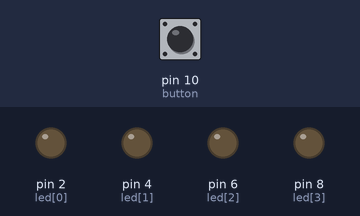
Recording of a sketch running on a simulated Arduino Uno, built with avr-gcc and run on an emulated ATmega328P. Parts: output pins drawn as LEDs (lit = HIGH). Dashed ring = blinking. The inputs (shaded band) are chosen by the test bench; at power-on: pin 10 (button) LOW.

Above: at 1.2 s.
1.3 s: pin 10 (button) pulled HIGH for 0.15 s
At 1.45 s:
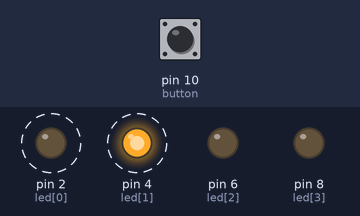
At 1.85 s:
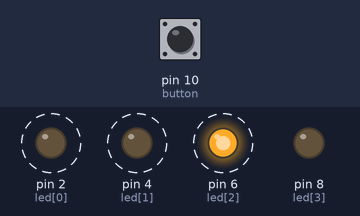
4.3 s: pin 10 (button) pulled HIGH for 3.2 s
At 4.7 s:
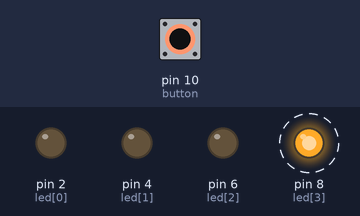
Timing chart, 0 to 9.0 s (numbered marks = the images above; inputs shaded):
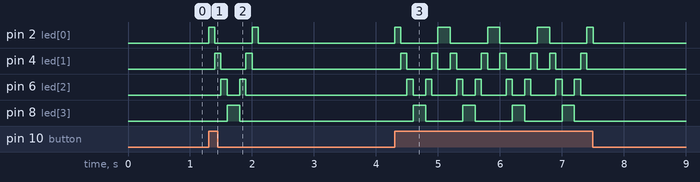

The sketch:

spinning_snowflakes.ino
```cpp
// Global Variables
const int led[4] = {2, 4, 6, 8}; // 4 Led snowflakes - blue, white, blue, white
const int button = 10; // on and off switch

// initial state of switch  = low
int buttonState = 0;

void setup() {
  for (int num = 0; num < 4; num+=1) {
    pinMode(led[num], OUTPUT);
  }
  pinMode(button, INPUT);
}
void loop() {
  // checking on/off switch state
  buttonState = digitalRead(button);

  if (buttonState == HIGH) {
    // loops forward through leds
    for(int forward = 0; forward < 4; forward+=1) {
      digitalWrite(led[forward], HIGH);
      delay(100);
      digitalWrite(led[forward], LOW);
    }
    // loops backward through leds
    for(int back = 3; back >=0; back-=1) {
      digitalWrite(led[back], HIGH);
      delay(100);
      digitalWrite(led[back], LOW);
    }
  } else {
    for(int off = 0; off < 4; off+=1) {
      digitalWrite(led[off], LOW);
    }
  }
}
```

Measured:
- after the input at 1.3 s, pin 2 (led[0]): alternates HIGH for 0.10 s and LOW for 0.60 s, 4 changes in all, then stays LOW, starting at once; pin 4 (led[1]): alternates HIGH for 0.10 s and LOW for 0.40 s, 4 changes in all, then stays LOW, starting after 0.10 s
- after the input at 4.3 s, pin 2 (led[0]): goes HIGH 0.10 s, 3 × (LOW 0.60 s, HIGH 0.20 s), LOW 0.60 s, HIGH 0.10 s, then LOW, starting at once; pin 4 (led[1]): LOW → HIGH after 0.10 s, then repeats every 0.80 s: LOW 0.40 s, HIGH 0.10 s, LOW 0.20 s, HIGH 0.10 s, until it stays LOW from 7.4 s
